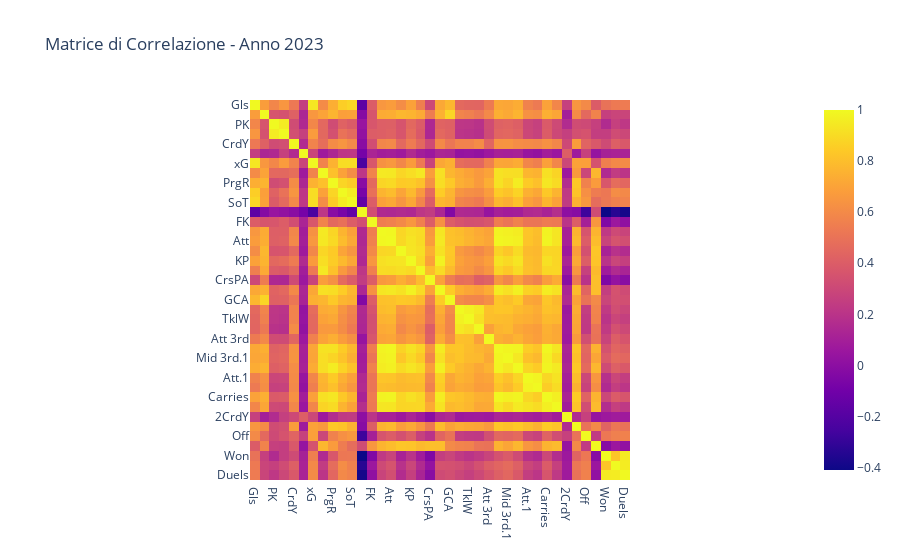
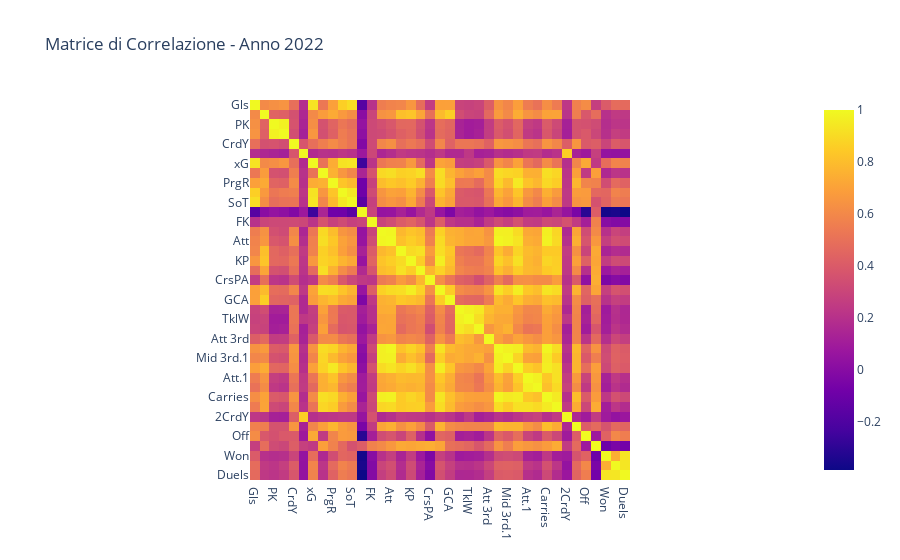
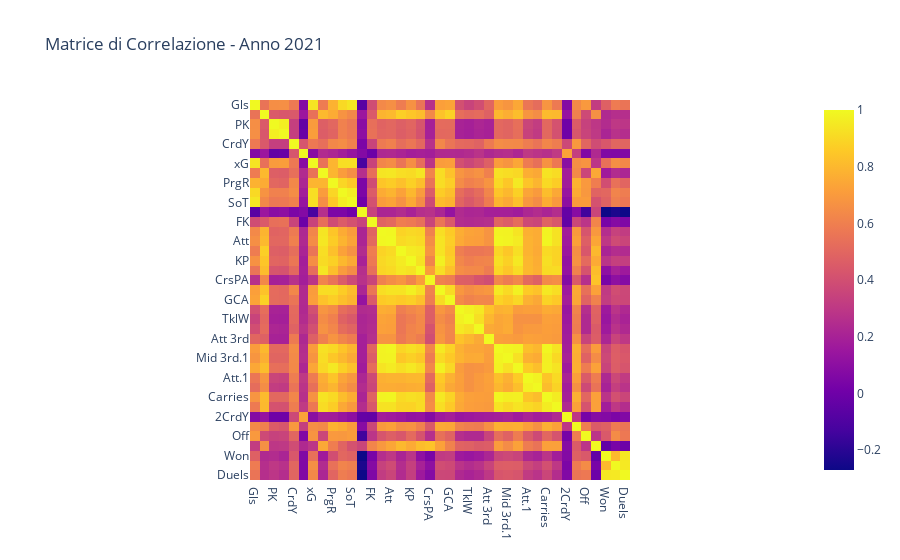
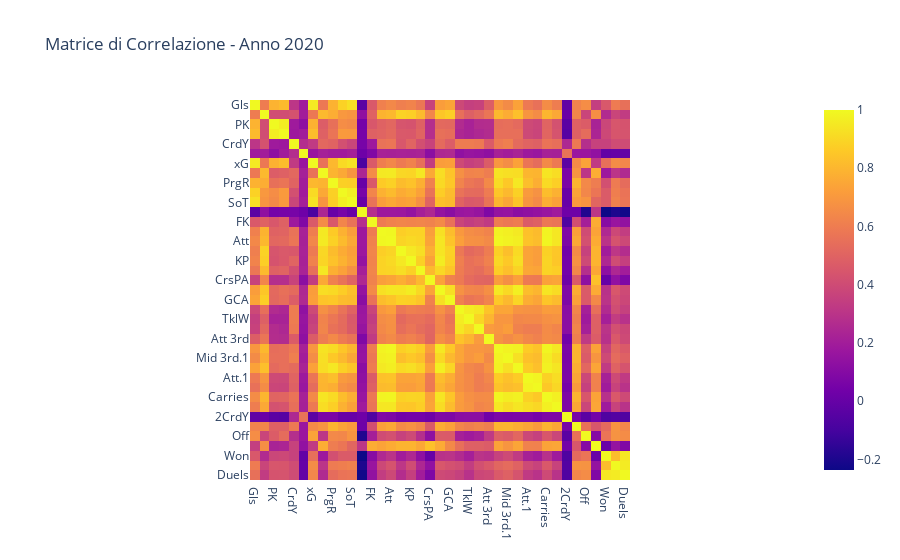

Write notebook code for charts like these, in order.
### Markdown cell above
Procediamo con l'analisi, rimuovendo questa volta le statistiche appena analizzate.

### Code cell
correlations = []
years = []

for file in files:
    
    data_frame = pd.read_excel(file)
    data_frame['Duels'] = data_frame['Won'] + data_frame['Lost'] # Creo la colonna dei duelli aerei, può essere utile per l'analisi

    # Uso .drop per rimuovere dal data frame quelle statistiche che non voglio usare in questa analisi
    data_frame.drop(columns=['Player', 'Nation', 'Pos', 'Squad', 'Age', 'MP', 'Starts', 'Min', 'G+A', 'G-PK','SoT%',
       'G/Sh', 'G/SoT', 'G-xG','Cmp%','Succ%','Won%'], inplace=True) 

    corr_matrix = data_frame.corr()  # Calcolo la matrice di correlazione

    year = year_mapping[file]  # Ottengo l'anno dal file usando il mapping
    years.append(year)

    fig = px.imshow(corr_matrix, title=f"Matrice di Correlazione - Anno {year}")  # Ottengo in output il grafico di correlazione
    fig.show()

# Inserisco questa riga di codice in modo da poter visualizzare le colonne usate per l'analisi
print(f'Le colonne usate per questa analisi sono {list(data_frame.columns)}')

### Figure 1 — Plotly figure (JSON) as saved in the notebook; plotly's stock layout.template omitted (floating-point values rounded to 4 significant figures; data arrays with more than 128 entries replaced by an {"elided": "..."} marker saying what was removed)
{"data": [{"coloraxis": "coloraxis", "hovertemplate": "x: %{x}<br>y: %{y}<br>color: %{z}<extra></extra>", "name": "0", "type": "heatmap", "x": ["Gls", "Ast", "PK", "PKatt", "CrdY", "CrdR", "xG", "PrgP", "PrgR", "Sh", "SoT", "Dist", "FK", "Cmp", "Att", "xA", "KP", "PPA", "CrsPA", "SCA", "GCA", "Tkl", "TklW", "Mid 3rd", "Att 3rd", "Touches", "Mid 3rd.1", "Att 3rd.1", "Att.1", "Succ", "Carries", "TotDist", "2CrdY", "Fld", "Off", "Crs", "Won", "Lost", "Duels"], "xaxis": "x", "y": ["Gls", "Ast", "PK", "PKatt", "CrdY", "CrdR", "xG", "PrgP", "PrgR", "Sh", "SoT", "Dist", "FK", "Cmp", "Att", "xA", "KP", "PPA", "CrsPA", "SCA", "GCA", "Tkl", "TklW", "Mid 3rd", "Att 3rd", "Touches", "Mid 3rd.1", "Att 3rd.1", "Att.1", "Succ", "Carries", "TotDist", "2CrdY", "Fld", "Off", "Crs", "Won", "Lost", "Duels"], "yaxis": "y", "z": {"elided": "39x39 float values"}}], "layout": {"coloraxis": {"colorscale": [[0, "#0d0887"], [0.1111, "#46039f"], [0.2222, "#7201a8"], [0.3333, "#9c179e"], [0.4444, "#bd3786"], [0.5556, "#d8576b"], [0.6667, "#ed7953"], [0.7778, "#fb9f3a"], [0.8889, "#fdca26"], [1, "#f0f921"]]}, "title": {"text": "Matrice di Correlazione - Anno 2023"}, "xaxis": {"anchor": "y", "constrain": "domain", "domain": [0, 1], "scaleanchor": "y"}, "yaxis": {"anchor": "x", "autorange": "reversed", "constrain": "domain", "domain": [0, 1]}}}

### Figure 2 — Plotly figure (JSON) as saved in the notebook; plotly's stock layout.template omitted (floating-point values rounded to 4 significant figures; data arrays with more than 128 entries replaced by an {"elided": "..."} marker saying what was removed)
{"data": [{"coloraxis": "coloraxis", "hovertemplate": "x: %{x}<br>y: %{y}<br>color: %{z}<extra></extra>", "name": "0", "type": "heatmap", "x": ["Gls", "Ast", "PK", "PKatt", "CrdY", "CrdR", "xG", "PrgP", "PrgR", "Sh", "SoT", "Dist", "FK", "Cmp", "Att", "xA", "KP", "PPA", "CrsPA", "SCA", "GCA", "Tkl", "TklW", "Mid 3rd", "Att 3rd", "Touches", "Mid 3rd.1", "Att 3rd.1", "Att.1", "Succ", "Carries", "TotDist", "2CrdY", "Fld", "Off", "Crs", "Won", "Lost", "Duels"], "xaxis": "x", "y": ["Gls", "Ast", "PK", "PKatt", "CrdY", "CrdR", "xG", "PrgP", "PrgR", "Sh", "SoT", "Dist", "FK", "Cmp", "Att", "xA", "KP", "PPA", "CrsPA", "SCA", "GCA", "Tkl", "TklW", "Mid 3rd", "Att 3rd", "Touches", "Mid 3rd.1", "Att 3rd.1", "Att.1", "Succ", "Carries", "TotDist", "2CrdY", "Fld", "Off", "Crs", "Won", "Lost", "Duels"], "yaxis": "y", "z": {"elided": "39x39 float values"}}], "layout": {"coloraxis": {"colorscale": [[0, "#0d0887"], [0.1111, "#46039f"], [0.2222, "#7201a8"], [0.3333, "#9c179e"], [0.4444, "#bd3786"], [0.5556, "#d8576b"], [0.6667, "#ed7953"], [0.7778, "#fb9f3a"], [0.8889, "#fdca26"], [1, "#f0f921"]]}, "title": {"text": "Matrice di Correlazione - Anno 2022"}, "xaxis": {"anchor": "y", "constrain": "domain", "domain": [0, 1], "scaleanchor": "y"}, "yaxis": {"anchor": "x", "autorange": "reversed", "constrain": "domain", "domain": [0, 1]}}}

### Figure 3 — Plotly figure (JSON) as saved in the notebook; plotly's stock layout.template omitted (floating-point values rounded to 4 significant figures; data arrays with more than 128 entries replaced by an {"elided": "..."} marker saying what was removed)
{"data": [{"coloraxis": "coloraxis", "hovertemplate": "x: %{x}<br>y: %{y}<br>color: %{z}<extra></extra>", "name": "0", "type": "heatmap", "x": ["Gls", "Ast", "PK", "PKatt", "CrdY", "CrdR", "xG", "PrgP", "PrgR", "Sh", "SoT", "Dist", "FK", "Cmp", "Att", "xA", "KP", "PPA", "CrsPA", "SCA", "GCA", "Tkl", "TklW", "Mid 3rd", "Att 3rd", "Touches", "Mid 3rd.1", "Att 3rd.1", "Att.1", "Succ", "Carries", "TotDist", "2CrdY", "Fld", "Off", "Crs", "Won", "Lost", "Duels"], "xaxis": "x", "y": ["Gls", "Ast", "PK", "PKatt", "CrdY", "CrdR", "xG", "PrgP", "PrgR", "Sh", "SoT", "Dist", "FK", "Cmp", "Att", "xA", "KP", "PPA", "CrsPA", "SCA", "GCA", "Tkl", "TklW", "Mid 3rd", "Att 3rd", "Touches", "Mid 3rd.1", "Att 3rd.1", "Att.1", "Succ", "Carries", "TotDist", "2CrdY", "Fld", "Off", "Crs", "Won", "Lost", "Duels"], "yaxis": "y", "z": {"elided": "39x39 float values"}}], "layout": {"coloraxis": {"colorscale": [[0, "#0d0887"], [0.1111, "#46039f"], [0.2222, "#7201a8"], [0.3333, "#9c179e"], [0.4444, "#bd3786"], [0.5556, "#d8576b"], [0.6667, "#ed7953"], [0.7778, "#fb9f3a"], [0.8889, "#fdca26"], [1, "#f0f921"]]}, "title": {"text": "Matrice di Correlazione - Anno 2021"}, "xaxis": {"anchor": "y", "constrain": "domain", "domain": [0, 1], "scaleanchor": "y"}, "yaxis": {"anchor": "x", "autorange": "reversed", "constrain": "domain", "domain": [0, 1]}}}

### Figure 4 — Plotly figure (JSON) as saved in the notebook; plotly's stock layout.template omitted (floating-point values rounded to 4 significant figures; data arrays with more than 128 entries replaced by an {"elided": "..."} marker saying what was removed)
{"data": [{"coloraxis": "coloraxis", "hovertemplate": "x: %{x}<br>y: %{y}<br>color: %{z}<extra></extra>", "name": "0", "type": "heatmap", "x": ["Gls", "Ast", "PK", "PKatt", "CrdY", "CrdR", "xG", "PrgP", "PrgR", "Sh", "SoT", "Dist", "FK", "Cmp", "Att", "xA", "KP", "PPA", "CrsPA", "SCA", "GCA", "Tkl", "TklW", "Mid 3rd", "Att 3rd", "Touches", "Mid 3rd.1", "Att 3rd.1", "Att.1", "Succ", "Carries", "TotDist", "2CrdY", "Fld", "Off", "Crs", "Won", "Lost", "Duels"], "xaxis": "x", "y": ["Gls", "Ast", "PK", "PKatt", "CrdY", "CrdR", "xG", "PrgP", "PrgR", "Sh", "SoT", "Dist", "FK", "Cmp", "Att", "xA", "KP", "PPA", "CrsPA", "SCA", "GCA", "Tkl", "TklW", "Mid 3rd", "Att 3rd", "Touches", "Mid 3rd.1", "Att 3rd.1", "Att.1", "Succ", "Carries", "TotDist", "2CrdY", "Fld", "Off", "Crs", "Won", "Lost", "Duels"], "yaxis": "y", "z": {"elided": "39x39 float values"}}], "layout": {"coloraxis": {"colorscale": [[0, "#0d0887"], [0.1111, "#46039f"], [0.2222, "#7201a8"], [0.3333, "#9c179e"], [0.4444, "#bd3786"], [0.5556, "#d8576b"], [0.6667, "#ed7953"], [0.7778, "#fb9f3a"], [0.8889, "#fdca26"], [1, "#f0f921"]]}, "title": {"text": "Matrice di Correlazione - Anno 2020"}, "xaxis": {"anchor": "y", "constrain": "domain", "domain": [0, 1], "scaleanchor": "y"}, "yaxis": {"anchor": "x", "autorange": "reversed", "constrain": "domain", "domain": [0, 1]}}}
